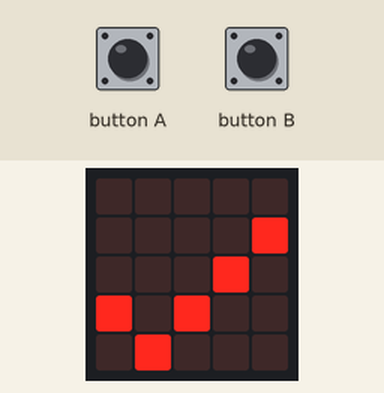
The program below on a simulated BBC micro:bit (MakeCode). Parts: the board's 5×5 LED display. No radio messages arrive unless stated (any console line starting 'radio sent:' is added by the test bench); what the program prints to the serial console is not drawn.

Above: at 0.1 s.
At 1.9 s:
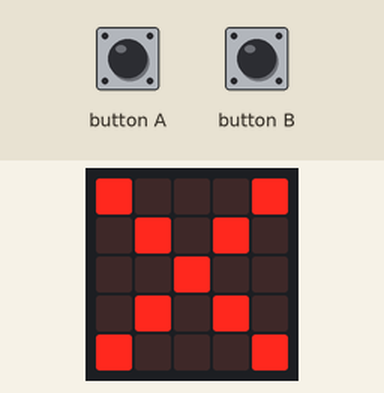

The program:

main.ts
```typescript
input.onButtonPressed(Button.A, function on_button_pressed_a() {

    button_pressed += 1
})
input.onButtonPressed(Button.B, function on_button_pressed_b() {

    button_pressed += 1
})
radio.setGroup(1)
let button_pressed = 0
for (let index = 0; index < 2; index++) {
    basic.showIcon(IconNames.Yes)
    basic.showIcon(IconNames.No)
}
basic.forever(function on_forever() {
    radio.sendNumber(button_pressed)
    if (button_pressed > 5) {
        basic.showString("Hello!")
    }

})
```

test.ts
```typescript
// testes vão aqui; isto não será compilado quando este pacote for usado como uma extensão.
```
